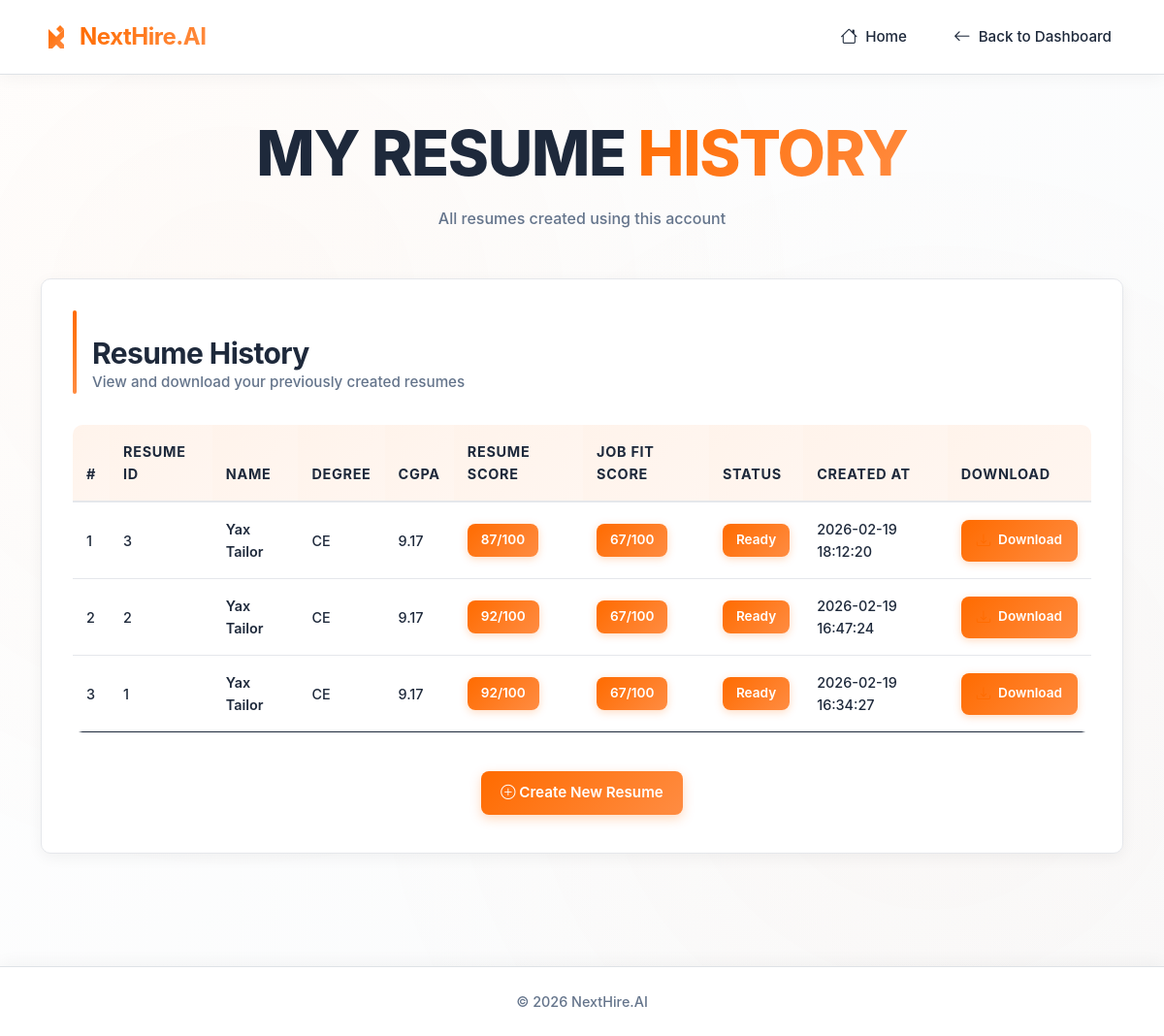
The page /my_resumes (signed in) on the database its author committed.
### tables this page shows
CREATE TABLE resumes (
        id INTEGER PRIMARY KEY AUTOINCREMENT,
        user_email TEXT,
        name TEXT,
        phone TEXT,
        email TEXT,
        degree TEXT,
        cgpa TEXT,
        skills TEXT,
        projects TEXT,
        file_path TEXT
    , score INTEGER, status TEXT, created_at TEXT, github_username TEXT, city TEXT, about_yourself TEXT, job_fit_score INTEGER DEFAULT 0, report_pdf_path TEXT, pdf_report BLOB, pdf_generated_at TEXT);

### app.py (the view)
@app.route("/my_resumes")
def my_resumes():
    if "user_email" not in session:
        return redirect("/login_page")
    user_email = session["user_email"]
    conn = get_db()
    cur = conn.cursor()
    cur.execute("""
        SELECT id, name, degree, cgpa, score, status, created_at, file_path, job_fit_score
        FROM resumes
        WHERE user_email = ?
        ORDER BY created_at DESC
    """, (user_email,))
    resumes = cur.fetchall()
    conn.close()
    return render_template("my_resumes.html", resumes=resumes)

### app.py (called while the page is built)
def get_db():
    return sqlite3.connect(DB_NAME)

### templates/my_resumes.html (shortened to what this page needs)
<!DOCTYPE html>
<html lang="en">
<head>
    <link href="https://cdn.jsdelivr.net/npm/bootstrap@5.3.2/dist/css/bootstrap.min.css" rel="stylesheet">
    <link rel="stylesheet" href="https://cdn.jsdelivr.net/npm/bootstrap-icons@1.11.0/font/bootstrap-icons.css">
    <link rel="stylesheet" href="{{ url_for('static', filename='css/style.css') }}">
</head>
<body>
  <header class="border-bottom py-3">
    <div class="container d-flex justify-content-between align-items-center">
      <a href="/" class="navbar-brand d-flex align-items-center gap-2 text-decoration-none">
        <h5 class="mb-0 fw-bold">NextHire.AI</h5>
      </a>
      <nav class="d-none d-md-flex gap-4">
        <a class="nav-link" href="/"><i class="bi bi-house"></i> Home</a>
        <a class="nav-link" href="/dashboard"><i class="bi bi-arrow-left"></i> Back to Dashboard</a>
      </nav>
    </div>
  </header>
  <section class="py-5" id="resume-history">
    <div class="container">
      <div class="text-center mb-5">
        <h1 class="hero-title" style="font-size: 4rem;">
          MY RESUME <span class="hero-accent">HISTORY</span>
        </h1>
        <p class="text-muted">All resumes created using this account</p>
      </div>
      <div class="row justify-content-center">
        <div class="col-12">
          <div class="panel">
            <div class="section-heading-container">
              <div>
                <h3 class="mb-0">Resume History</h3>
                <p class="text-muted small mb-0">View and download your previously created resumes</p>
              </div>
            </div>
            {% if resumes %}
            <div class="table-responsive">
              <table class="table align-middle">
                <thead>
                  <tr>
                    <th class="primary-data">#</th>
                    <th class="primary-data">Resume ID</th>
                    <th class="primary-data">Name</th>
                    <th class="primary-data">Degree</th>
                    <th class="primary-data">CGPA</th>
                    <th class="primary-data">Resume Score</th>
                    <th class="primary-data">Job Fit Score</th>
                    <th class="primary-data">Status</th>
                    <th class="primary-data">Created At</th>
                    <th class="primary-data">Download</th>
                  </tr>
                </thead>
                <tbody>
                  {% for r in resumes %}
                  <tr>
                    <td class="secondary-data">{{ loop.index }}</td>
                    <td class="secondary-data">{{ r[0] }}</td>
                    <td class="primary-data">{{ r[1] }}</td>
                    <td class="secondary-data">{{ r[2] }}</td>
                    <td class="secondary-data">{{ r[3] }}</td>
                    <td>
                      {% if r[4] %}
                        <span class="dashboard-badge">{{ r[4] }}/100</span>
                      {% else %}
                        <span class="text-muted">N/A</span>
                      {% endif %}
                    </td>
                    <td>
                      {% if r[8] and r[8] > 0 %}
                        <span class="dashboard-badge">{{ r[8] }}/100</span>
                      {% else %}
                        <span class="text-muted">-</span>
                      {% endif %}
                    </td>
                    <td>
                      {% if r[5] %}
                        <span class="dashboard-badge">{{ r[5] }}</span>
                      {% else %}
                        <span class="text-muted">N/A</span>
                      {% endif %}
                    </td>
                    <td class="secondary-data">{{ r[6] }}</td>
                    <td>
                      <a href="/download/{{ r[7].split('/')[-1] }}" class="dashboard-action-btn">
                        <i class="bi bi-download"></i> Download
                      </a>
                    </td>
                  </tr>
                  {% endfor %}
                </tbody>
              </table>
            </div>
            <div class="text-center mt-4">
              <a href="/dashboard" class="comic-button">
                <i class="bi bi-plus-circle"></i> Create New Resume
              </a>
            </div>
            {% endif %}
          </div>
        </div>
      </div>
    </div>
  </section>
  <footer class="border-top py-4 mt-5">
    <div class="container text-center text-muted small">
      © 2026 NextHire.AI
    </div>
  </footer>
</body>
</html>

### rows shown on the page
resumes: id "3", name "Yax Tailor", degree "CE", cgpa "9.17", score "87", job_fit_score "67", status "Ready", created_at "2026-02-19 18:12:20"
resumes: id "2", name "Yax Tailor", degree "CE", cgpa "9.17", score "92", job_fit_score "67", status "Ready", created_at "2026-02-19 16:47:24"
resumes: id "1", name "Yax Tailor", degree "CE", cgpa "9.17", score "92", job_fit_score "67", status "Ready", created_at "2026-02-19 16:34:27"
